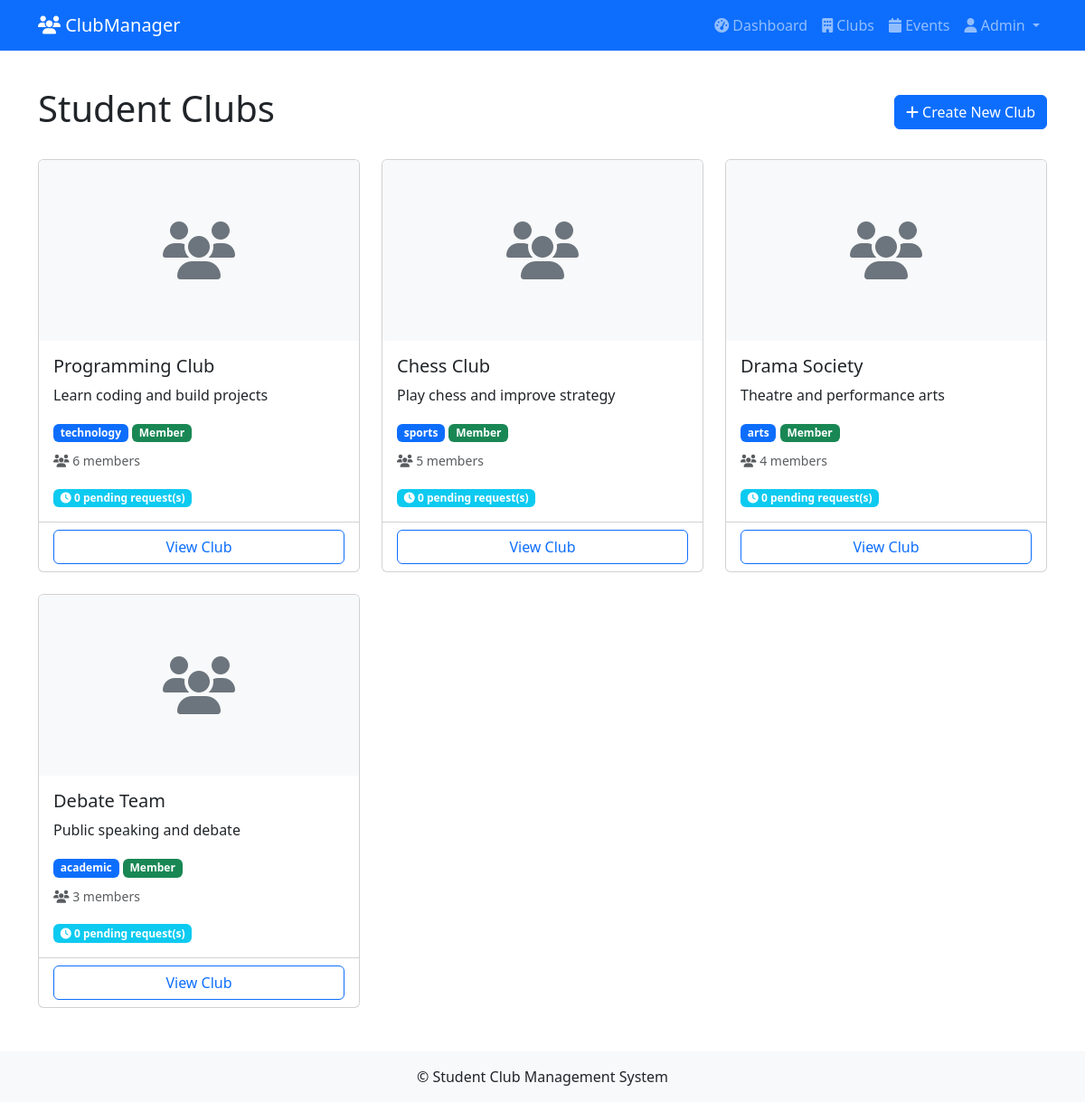
Page /clubs/ (signed in) on the committed database.
### app/models/user.py (models this page shows, shortened)
class User(UserMixin, db.Model):
    __tablename__ = 'users'
    id = db.Column(db.Integer, primary_key=True)
    student_number = db.Column(db.String(20), unique=True, nullable=False)
    email = db.Column(db.String(120), unique=True, nullable=False)
    first_name = db.Column(db.String(50), nullable=False)
    last_name = db.Column(db.String(50), nullable=False)
    password_hash = db.Column(db.String(128), nullable=False)
    phone = db.Column(db.String(20))
    is_admin = db.Column(db.Boolean, default=False)
    is_active = db.Column(db.Boolean, default=True)
    created_at = db.Column(db.DateTime, default=datetime.utcnow)
    last_login = db.Column(db.DateTime)
    memberships = db.relationship('Membership', back_populates='user', cascade='all, delete-orphan')
    events_attended = db.relationship('EventAttendance', back_populates='user')
    announcements = db.relationship('Announcement', back_populates='author')
    contributions = db.relationship('Contribution', back_populates='user')

### app/models/club.py (models this page shows)
class Club(db.Model):
    __tablename__ = 'clubs'
    id = db.Column(db.Integer, primary_key=True)
    name = db.Column(db.String(100), nullable=False, unique=True)
    description = db.Column(db.Text, nullable=False)
    category = db.Column(db.String(50))
    created_at = db.Column(db.DateTime, default=datetime.utcnow)
    created_by = db.Column(db.Integer, db.ForeignKey('users.id'))
    is_active = db.Column(db.Boolean, default=True)
    logo_url = db.Column(db.String(200))
    banner_url = db.Column(db.String(200))
    memberships = db.relationship('Membership', back_populates='club', cascade='all, delete-orphan')
    events = db.relationship('Event', back_populates='club', cascade='all, delete-orphan')
    announcements = db.relationship('Announcement', back_populates='club', cascade='all, delete-orphan')

### app/routes/clubs.py (the view)
@bp.route('/')
@login_required
def list_clubs():
    clubs = Club.query.filter_by(is_active=True).all()
    user_memberships = {m.club_id: m for m in Membership.query.filter_by(user_id=current_user.id).all()}
    managed_clubs = [m.club_id for m in Membership.query.filter_by(
        user_id=current_user.id, role='leader').all()]
    pending_requests = {}
    for club_id in managed_clubs:
        pending_requests[club_id] = Membership.query.filter_by(
            club_id=club_id, status='pending').count()
    return render_template('club/list.html',
                         clubs=clubs,
                         user_memberships=user_memberships,
                         pending_requests=pending_requests)

### app/templates/club/list.html (shortened to what this page needs)
{% extends "base.html" %}
{% block content %}
<div class="d-flex justify-content-between align-items-center mb-4">
    <h1>Student Clubs</h1>
    <a href="{{ url_for('clubs.create_club') }}" class="btn btn-primary">
        <i class="fas fa-plus"></i> Create New Club
    </a>
</div>
<div class="row">
    {% for club in clubs %}
    <div class="col-md-6 col-lg-4 mb-4">
        <div class="card h-100">
            {% if club.logo_url %}
            <img src="{{ club.logo_url }}" class="card-img-top" alt="{{ club.name }}" style="height: 200px; object-fit: cover;">
            {% else %}
            <div class="card-img-top bg-light d-flex align-items-center justify-content-center" style="height: 200px;">
                <i class="fas fa-users fa-4x text-secondary"></i>
            </div>
            {% endif %}
            <div class="card-body">
                <h5 class="card-title">{{ club.name }}</h5>
                <p class="card-text">{{ club.description[:150] }}{% if club.description|length > 150 %}...{% endif %}</p>
                <div class="mb-2">
                    <span class="badge bg-primary">{{ club.category }}</span>
                    {% if club.id in user_memberships %}
                        {% set membership = user_memberships[club.id] %}
                        {% if membership.status == 'approved' %}
                            <span class="badge bg-success">Member</span>
                        {% elif membership.status == 'pending' %}
                            <span class="badge bg-warning">Pending</span>
                        {% endif %}
                    {% endif %}
                </div>
                <p class="card-text">
                    <small class="text-muted">
                        <i class="fas fa-users"></i> {{ club.memberships|selectattr('status', 'equalto', 'approved')|list|length }} members
                    </small>
                </p>
                {% if club.id in pending_requests %}
                <p class="card-text">
                    <span class="badge bg-info">
                        <i class="fas fa-clock"></i> {{ pending_requests[club.id] }} pending request(s)
                    </span>
                </p>
                {% endif %}
            </div>
            <div class="card-footer bg-transparent">
                <a href="{{ url_for('clubs.view_club', club_id=club.id) }}" class="btn btn-outline-primary w-100">
                    View Club
                </a>
            </div>
        </div>
    </div>
    {% endfor %}
</div>
{% endblock %}

### app/templates/base.html (shortened to what this page needs)
<!DOCTYPE html>
<html lang="en">
<head>
    <link href="https://cdn.jsdelivr.net/npm/bootstrap@5.3.0/dist/css/bootstrap.min.css" rel="stylesheet">
    <link rel="stylesheet" href="https://cdnjs.cloudflare.com/ajax/libs/font-awesome/6.4.0/css/all.min.css">
    <link rel="stylesheet" href="{{ url_for('static', filename='css/style.css') }}">
</head>
<body>
    <nav class="navbar navbar-expand-lg navbar-dark bg-primary">
        <div class="container">
            <a class="navbar-brand" href="{{ url_for('clubs.list_clubs') }}">
                <i class="fas fa-users"></i> ClubManager
            </a>
            <div class="collapse navbar-collapse" id="navbarNav">
                <ul class="navbar-nav ms-auto">
                    {% if current_user.is_authenticated %}
                        <li class="nav-item">
                            <a class="nav-link" href="{{ url_for('admin.dashboard') }}">
                                <i class="fas fa-tachometer-alt"></i> Dashboard
                            </a>
                        </li>
                        <li class="nav-item">
                            <a class="nav-link" href="{{ url_for('clubs.list_clubs') }}">
                                <i class="fas fa-building"></i> Clubs
                            </a>
                        </li>
                        <li class="nav-item">
                            <a class="nav-link" href="{{ url_for('events.list_events') }}">
                                <i class="fas fa-calendar"></i> Events
                            </a>
                        </li>
                        <li class="nav-item dropdown">
                            <a class="nav-link dropdown-toggle" href="#" id="navbarDropdown" role="button" data-bs-toggle="dropdown">
                                <i class="fas fa-user"></i> {{ current_user.first_name }}
                            </a>
                        </li>
                    {% endif %}
                </ul>
            </div>
        </div>
    </nav>
    <main class="container py-4">
        {% block content %}{% endblock %}
    </main>
    <footer class="bg-light text-center text-lg-start mt-auto">
        <div class="text-center p-3">
            © Student Club Management System
        </div>
    </footer>
</body>
</html>

### app/static/css/style.css (style rules this page uses)
body { min-height: 100vh; display: flex; flex-direction: column; }
main { flex: 1; }
.card { transition: transform 0.2s, box-shadow 0.2s; }

### rows in the picture
User: first_name "Admin"
Club: name "Programming Club", description "Learn coding and build projects", category "technology", shows "Member", memberships|selectattr "6", pending_requests "0"
Club: name "Chess Club", description "Play chess and improve strategy", category "sports", shows "Member", memberships|selectattr "5", pending_requests "0"
Club: name "Drama Society", description "Theatre and performance arts", category "arts", shows "Member", memberships|selectattr "4", pending_requests "0"
Club: name "Debate Team", description "Public speaking and debate", category "academic", shows "Member", memberships|selectattr "3", pending_requests "0"
